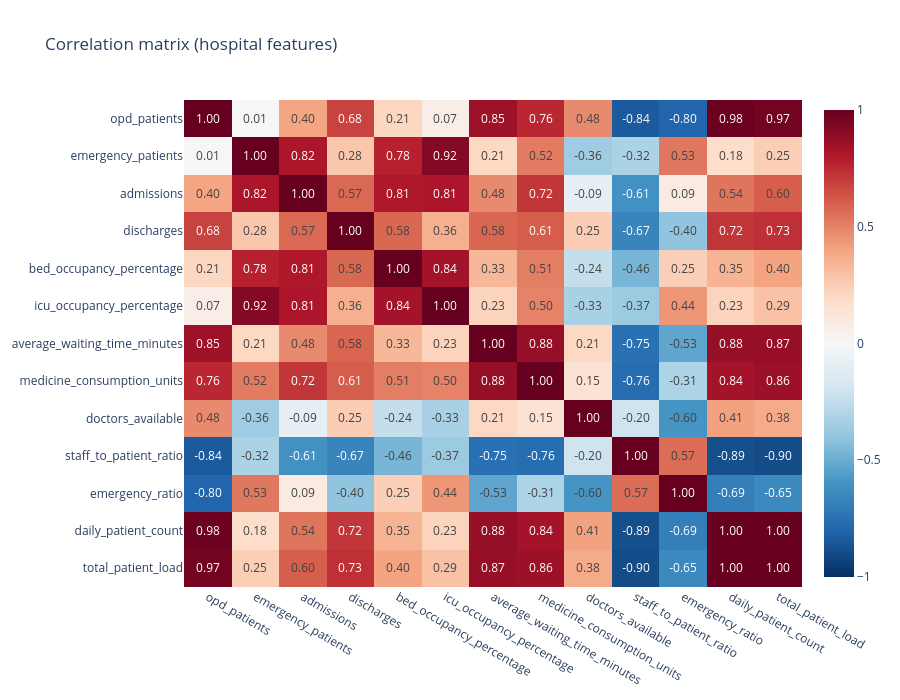

Source (notebook cell):
### Markdown cell above
## 5. Correlation heatmap (key numeric features)

### Code cell
corr_cols = [
    "opd_patients", "emergency_patients", "admissions", "discharges",
    "bed_occupancy_percentage", "icu_occupancy_percentage",
    "average_waiting_time_minutes", "medicine_consumption_units",
    "doctors_available", "staff_to_patient_ratio", "emergency_ratio",
    "daily_patient_count", "total_patient_load",
]
corr_cols = [c for c in corr_cols if c in df.columns]
corr = df[corr_cols].corr()

fig = px.imshow(corr, text_auto=".2f", aspect="auto",
                title="Correlation matrix (hospital features)",
                color_continuous_scale="RdBu_r", zmin=-1, zmax=1)
fig.update_layout(height=700)
fig.show()

### Figure 1 — Plotly figure (JSON) as saved in the notebook; plotly's stock layout.template omitted (floating-point values rounded to 4 significant figures; data arrays with more than 128 entries replaced by an {"elided": "..."} marker saying what was removed)
{"data": [{"coloraxis": "coloraxis", "name": "0", "texttemplate": "%{z:.2f}", "x": ["opd_patients", "emergency_patients", "admissions", "discharges", "bed_occupancy_percentage", "icu_occupancy_percentage", "average_waiting_time_minutes", "medicine_consumption_units", "doctors_available", "staff_to_patient_ratio", "emergency_ratio", "daily_patient_count", "total_patient_load"], "y": ["opd_patients", "emergency_patients", "admissions", "discharges", "bed_occupancy_percentage", "icu_occupancy_percentage", "average_waiting_time_minutes", "medicine_consumption_units", "doctors_available", "staff_to_patient_ratio", "emergency_ratio", "daily_patient_count", "total_patient_load"], "z": {"elided": "13x13 float values"}, "type": "heatmap", "xaxis": "x", "yaxis": "y", "hovertemplate": "x: %{x}<br>y: %{y}<br>color: %{z}<extra></extra>"}], "layout": {"xaxis": {"anchor": "y", "domain": [0.0, 1.0]}, "yaxis": {"anchor": "x", "domain": [0.0, 1.0], "autorange": "reversed"}, "coloraxis": {"colorscale": [[0.0, "rgb(5,48,97)"], [0.1, "rgb(33,102,172)"], [0.2, "rgb(67,147,195)"], [0.3, "rgb(146,197,222)"], [0.4, "rgb(209,229,240)"], [0.5, "rgb(247,247,247)"], [0.6, "rgb(253,219,199)"], [0.7, "rgb(244,165,130)"], [0.8, "rgb(214,96,77)"], [0.9, "rgb(178,24,43)"], [1.0, "rgb(103,0,31)"]], "cmin": -1, "cmax": 1, "autocolorscale": false}, "title": {"text": "Correlation matrix (hospital features)"}, "height": 700}}
